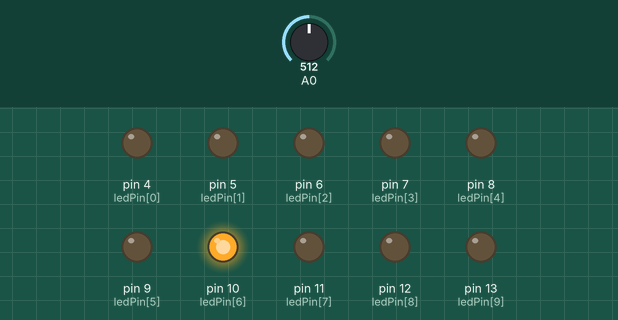
This sketch was run on a simulated Arduino Uno, built with avr-gcc and run on an emulated ATmega328P. Shown: output pins drawn as LEDs (lit = HIGH). Dashed ring = blinking. The inputs (shaded band) are chosen by the test bench; at power-on: A0 = 512.

Above: at 1.3 s.
1.4 s: A0 set to 122
At 3.36 s:
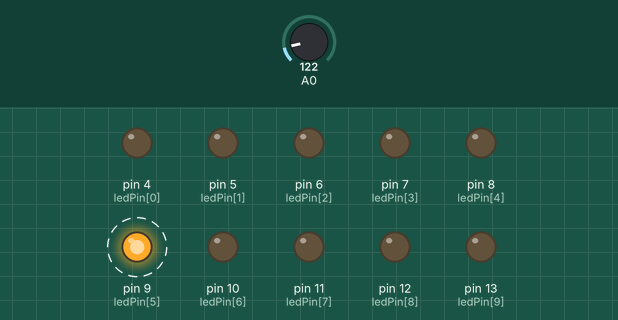
4.5 s: A0 set to 0
At 4.7 s:
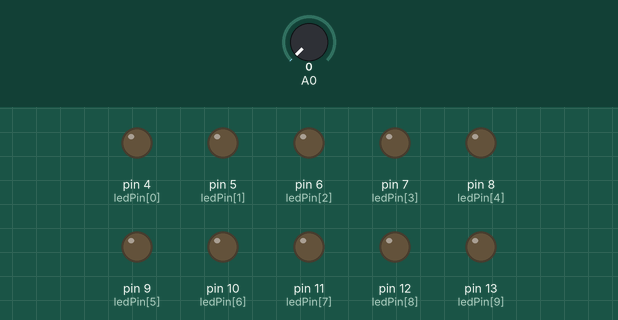
7.6 s: A0 set to 20
At 8.08 s:
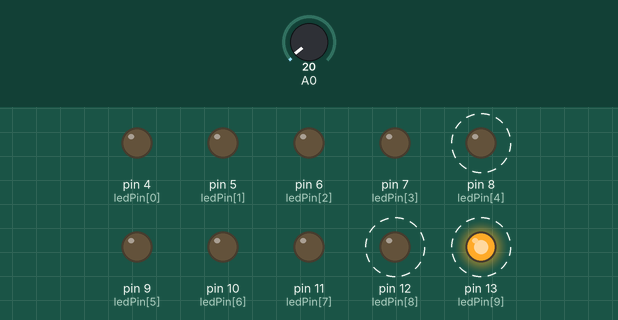
Timing chart, 0 to 16.7 s (numbered marks = the images above; inputs shaded):
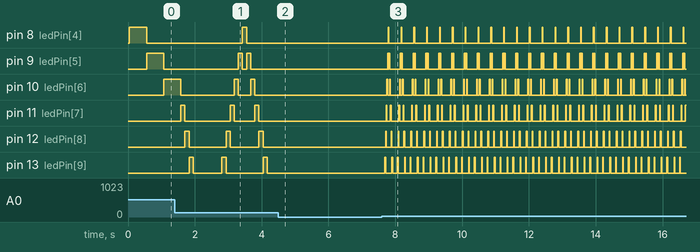

Measured:
- after the input at 1.4 s, pin 8 (ledPin[4]): LOW → HIGH after 2.0 s, → LOW 0.12 s later; pin 9 (ledPin[5]): alternates HIGH for 0.12 s and LOW for 0.12 s, 4 changes in all, then stays LOW, starting after 1.9 s
- after the input at 4.5 s, pin 8 (ledPin[4]): stays LOW (without the input it goes to HIGH after 1.1 s); pin 9 (ledPin[5]), pin 10 (ledPin[6]), pin 11 (ledPin[7]), pin 12 (ledPin[8]), pin 13 (ledPin[9]): stops changing and stays LOW
- after the input at 7.6 s, pin 8 (ledPin[4]): alternates HIGH for 0.02 s and LOW for 0.36 s, starting after 0.19 s; pin 9 (ledPin[5]): LOW → HIGH after 0.17 s, then repeats every 0.38 s: LOW 0.02 s, HIGH 0.02 s, LOW 0.32 s, HIGH 0.02 s

The sketch:

Project_1__part_2_.ino
```cpp
// Variable to store the pin that the first LED is at
int currentLED = 4;

// Sets the delay between change in LEDs
int delayTime = 40;

// Stores direction of travel or LEDs
int dir = 1;

// Stores the last time we changed something
long timeChanged = 0;

// Array that holds LED pins (byte is for small range of numbers)
byte ledPin[] = {4, 5, 6, 7, 8, 9, 10, 11, 12, 13};

void setup() {
  // Sets all the pins to output, very efficiently
  for (int i = 0; i < 10; i++){
    pinMode(ledPin[i], OUTPUT);
  }

  // Even though the time for setup is small, to get the most accuracy, we should still do this
  timeChanged = millis();
}

void loop() {
  // Check to see if the time interval between light changes has been met
  if ((millis() - timeChanged) > delayTime){

    // Turns off all LEDs
    for (int i = 0; i < 10; i++){
      digitalWrite(ledPin[i], LOW);
    }

    // Light the current LED
    digitalWrite(ledPin[currentLED], HIGH);

    // Increase the LED sequence (up or down)
    currentLED += dir;

    // Checks if LED is at the end of the row, if so go the other way
    if (currentLED == 13){
      dir = -1;
    }
    if(currentLED == 4){
      dir = 1;
    }
    // Resets timer so that we wait another delayTime until we change LEDs again
    timeChanged = millis();

    delayTime = analogRead(0);
    delay(5);
  }
}
```
